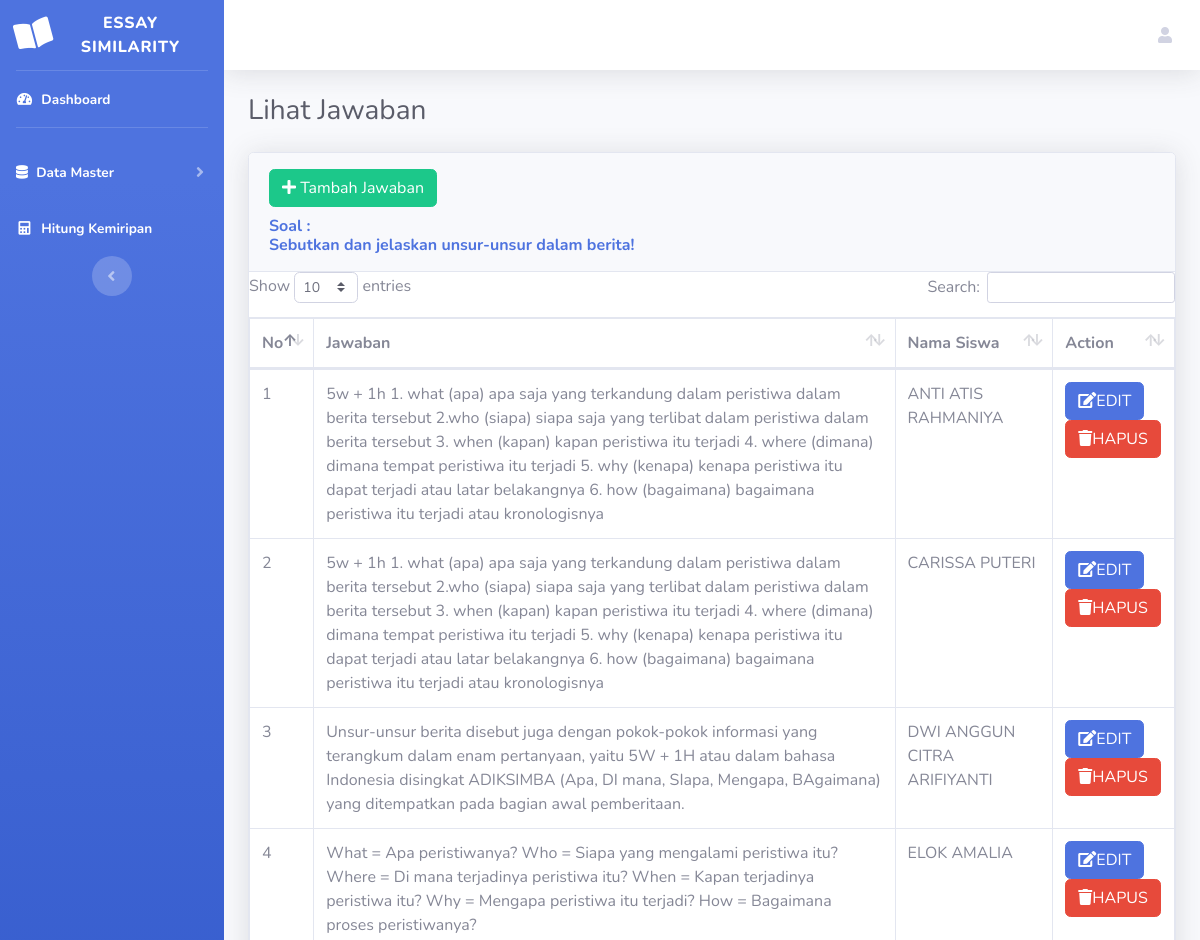
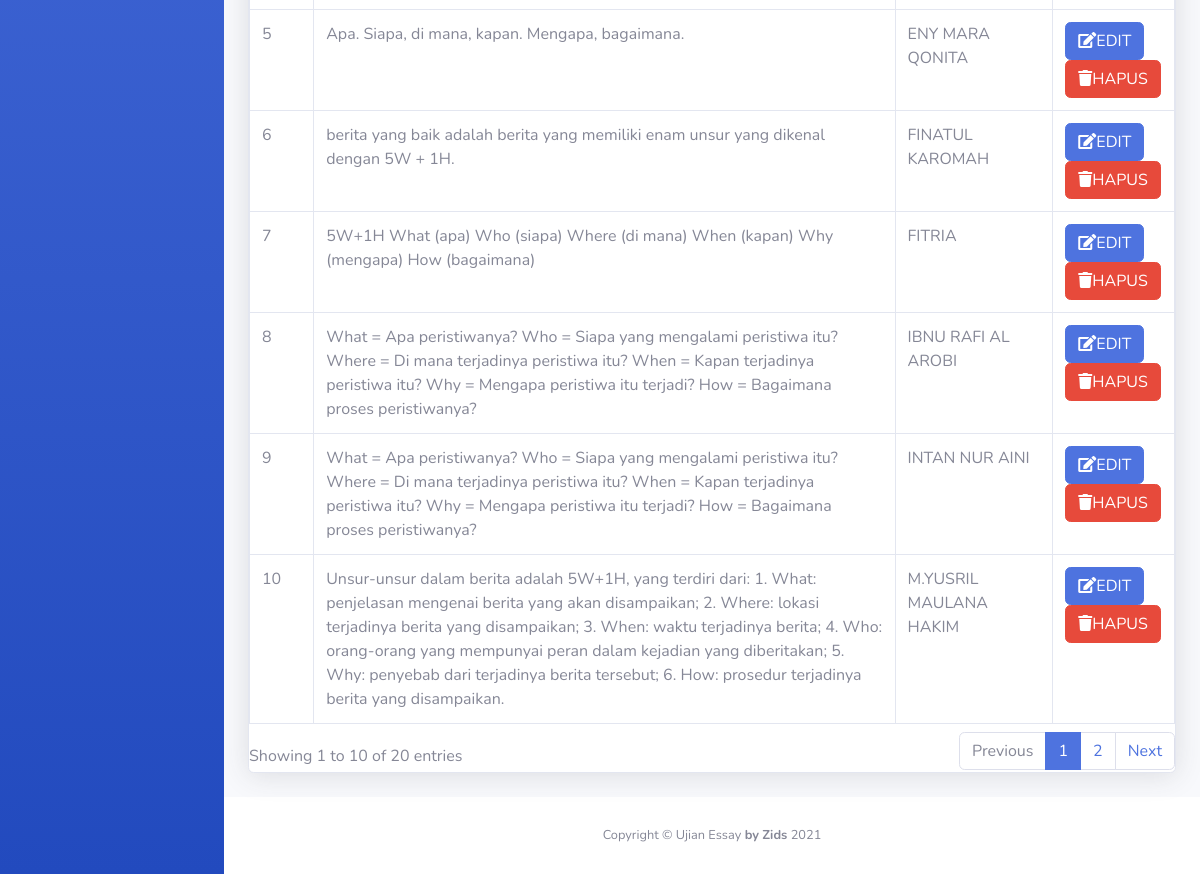
/jawaban/lihatjawaban.php?id_soal=11 (signed in), run on the app's committed database (2 pictures, top to bottom).
### tables this page shows
CREATE TABLE `soal` (
  `id_soal` int(10) NOT NULL,
  `pertanyaan` varchar(300) NOT NULL,
  `id_jenissoal` int(10) NOT NULL
);

CREATE TABLE `jawaban` (
  `id_jawaban` int(10) NOT NULL,
  `jawaban` text NOT NULL,
  `nis` int(10) NOT NULL,
  `id_soal` int(10) NOT NULL
);

CREATE TABLE `siswa` (
  `nis` int(10) NOT NULL,
  `nama_siswa` varchar(100) NOT NULL,
  `id_kelas` int(10) DEFAULT NULL
);

### jawaban/lihatjawaban.php (the view)
<?php include("../head.php") ?>
<?php include("../body.php") ?>
<?php include("../koneksi/koneksi.php");
include '../koneksi/koneksi.php';
$id_soal = $_GET['id_soal'];
$data = mysqli_query($db, "select * from soal where id_soal='$id_soal'");
while ($d = mysqli_fetch_array($data)) {
?>
    <div class="container-fluid">
        <h1 class="h3 mb-4 text-gray-800">Lihat Jawaban </h1>
        <div class="card shadow mb-4">
            <div class="card-header py-3">
                <a href="tambahjawaban.php?id_soal=<?php echo $d['id_soal']; ?>"><button type="button" class="btn btn-success" style="margin-bottom: 10px;">
                        <i class="fa fa-plus"></i> Tambah Jawaban</button></a>
                <h6 class="m-0 font-weight-bold text-primary">Soal : <br><?= $d['pertanyaan']; ?></h6>
            </div>
        <?php }  ?>
        <div class="table-responsive">
            <table class="table table-bordered" id="dataTable" width="100%" cellspacing="0">
                <thead>
                    <tr>
                        <th>No</th>
                        <th>Jawaban</th>
                        <th>Nama Siswa</th>
                        <th>Action</th>
                    </tr>
                </thead>
                <tbody>
                    <?php
                    $id_soal = $_GET['id_soal'];
                    $no = 1;
                    $data = mysqli_query($db, "SELECT * From jawaban INNER JOIN siswa on jawaban.nis=siswa.nis where id_soal='$id_soal' ");
                    while ($da = mysqli_fetch_array($data)) {
                    ?>
                        <tr>
                            <td><?php echo $no++; ?></td>
                            <td><?php echo $da['jawaban']; ?></td>
                            <td><?php echo $da['nama_siswa']; ?></td>
                            <td><a href="editjawaban.php?id_jawaban=<?php echo $da['id_jawaban']; ?>" class="btn btn-primary modal_edit">
                                    <i class="fa fa-edit"></i>EDIT</a>
                                <a href="hapusjawaban.php?id_jawaban=<?php echo $da['id_jawaban']; ?>" onclick="javascript: return confirm('Anda yakin hapus ?')" class="btn btn-danger modal_delete">
                                    <i class="fa fa-trash"></i>HAPUS</a>
                            </td>
                        </tr>
                    <?php }
                    ?>
                </tbody>
            </table>
        </div>
        </div>
    </div>
    <?php include("../foot.php") ?>

### data on the page
soal: pertanyaan "Sebutkan dan jelaskan unsur-unsur dalam berita!"
jawaban: jawaban "5w + 1h 1. what (apa) apa saja yang terkandung dalam peristiwa dalam berita tersebut 2.who (siapa) siapa saja yang terlibat dalam peristiwa dalam berita tersebut 3. when (kapan) kapan peristiwa itu terjadi 4. where (dimana) dimana tempat peristiwa itu terjadi 5. why (kenapa) kenapa peristiwa itu dapat terjadi atau latar belakangnya 6. how (bagaimana) bagaimana peristiwa itu terjadi atau kronologisnya", siswa.nama_siswa "ANTI ATIS RAHMANIYA"
jawaban: jawaban "5w + 1h 1. what (apa) apa saja yang terkandung dalam peristiwa dalam berita tersebut 2.who (siapa) siapa saja yang terlibat dalam peristiwa dalam berita tersebut 3. when (kapan) kapan peristiwa itu terjadi 4. where (dimana) dimana tempat peristiwa itu terjadi 5. why (kenapa) kenapa peristiwa itu dapat terjadi atau latar belakangnya 6. how (bagaimana) bagaimana peristiwa itu terjadi atau kronologisnya", siswa.nama_siswa "CARISSA PUTERI"
jawaban: jawaban "Unsur-unsur berita disebut juga dengan pokok-pokok informasi yang terangkum dalam enam pertanyaan, yaitu 5W + 1H atau dalam bahasa Indonesia disingkat ADIKSIMBA (Apa, DI mana, SIapa, Mengapa, BAgaimana) yang ditempatkan pada bagian awal pemberitaan.", siswa.nama_siswa "DWI ANGGUN CITRA ARIFIYANTI"
jawaban: jawaban "What = Apa peristiwanya? Who = Siapa yang mengalami peristiwa itu? Where = Di mana terjadinya peristiwa itu? When = Kapan terjadinya peristiwa itu? Why = Mengapa peristiwa itu terjadi? How = Bagaimana proses peristiwanya?", siswa.nama_siswa "ELOK AMALIA"
jawaban: jawaban "Apa. Siapa, di mana, kapan. Mengapa, bagaimana.", siswa.nama_siswa "ENY MARA QONITA"
jawaban: jawaban "berita yang baik adalah berita yang memiliki enam unsur yang dikenal dengan 5W + 1H.", siswa.nama_siswa "FINATUL KAROMAH"
jawaban: jawaban "5W+1H What (apa) Who (siapa) Where (di mana) When (kapan) Why (mengapa) How (bagaimana)", siswa.nama_siswa "FITRIA"
jawaban: jawaban "What = Apa peristiwanya? Who = Siapa yang mengalami peristiwa itu? Where = Di mana terjadinya peristiwa itu? When = Kapan terjadinya peristiwa itu? Why = Mengapa peristiwa itu terjadi? How = Bagaimana proses peristiwanya?", siswa.nama_siswa "IBNU RAFI AL AROBI"
jawaban: jawaban "What = Apa peristiwanya? Who = Siapa yang mengalami peristiwa itu? Where = Di mana terjadinya peristiwa itu? When = Kapan terjadinya peristiwa itu? Why = Mengapa peristiwa itu terjadi? How = Bagaimana proses peristiwanya?", siswa.nama_siswa "INTAN NUR AINI"
jawaban: jawaban "Unsur-unsur dalam berita adalah 5W+1H, yang terdiri dari: 1. What: penjelasan mengenai berita yang akan disampaikan; 2. Where: lokasi terjadinya berita yang disampaikan; 3. When: waktu terjadinya berita; 4. Who: orang-orang yang mempunyai peran dalam kejadian yang diberitakan; 5. Why: penyebab dari terjadinya berita tersebut; 6. How: prosedur terjadinya berita yang disampaikan.", siswa.nama_siswa "M.YUSRIL MAULANA HAKIM"
